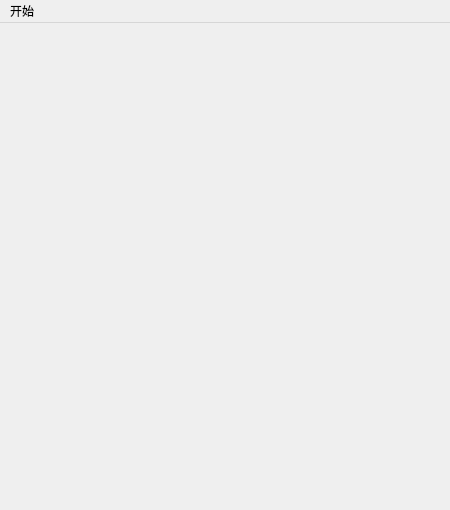
<?xml version="1.0" encoding="UTF-8"?>
<ui version="4.0">
 <class>MainScene</class>
 <widget class="QMainWindow" name="MainScene">
  <property name="geometry">
   <rect>
    <x>0</x>
    <y>0</y>
    <width>450</width>
    <height>510</height>
   </rect>
  </property>
  <property name="windowTitle">
   <string>MainScene</string>
  </property>
  <widget class="QWidget" name="centralwidget"/>
  <widget class="QMenuBar" name="menubar">
   <property name="geometry">
    <rect>
     <x>0</x>
     <y>0</y>
     <width>450</width>
     <height>21</height>
    </rect>
   </property>
   <widget class="QMenu" name="menu">
    <property name="title">
     <string>开始</string>
    </property>
    <addaction name="actionquit"/>
   </widget>
   <addaction name="menu"/>
  </widget>
  <action name="actionquit">
   <property name="text">
    <string>退出</string>
   </property>
  </action>
 </widget>
 <resources/>
 <connections/>
</ui>
